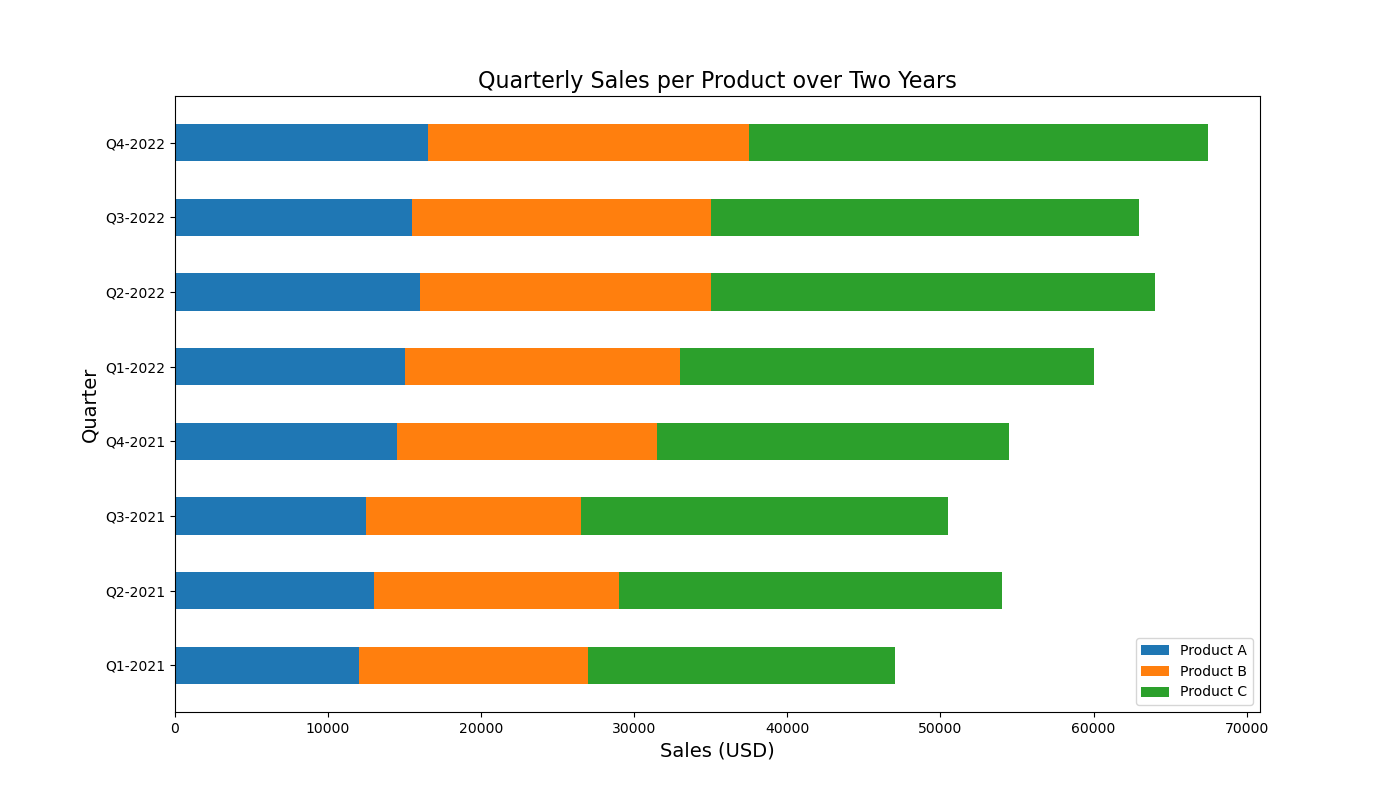

Python code for this plot:

import matplotlib.pyplot as plt
import numpy as np

# Data
quarters = ['Q1-2021', 'Q2-2021', 'Q3-2021', 'Q4-2021', 'Q1-2022', 'Q2-2022', 'Q3-2022', 'Q4-2022']
product_a = np.array([12000, 13000, 12500, 14500, 15000, 16000, 15500, 16500])
product_b = np.array([15000, 16000, 14000, 17000, 18000, 19000, 19500, 21000])
product_c = np.array([20000, 25000, 24000, 23000, 27000, 29000, 28000, 30000])

# Plot
fig, ax = plt.subplots(figsize=(14, 8))  # Change width and height of the chart

bar_width = 0.5  # Change width of bars

# Stacked bars (horizontal version)
bar1 = ax.barh(quarters, product_a, height=bar_width, color='#1f77b4')
bar2 = ax.barh(quarters, product_b, left=product_a, height=bar_width, color='#ff7f0e')
bar3 = ax.barh(quarters, product_c, left=product_a+product_b, height=bar_width, color='#2ca02c')

# Labels and title
ax.set_xlabel('Sales (USD)', fontsize=14)
ax.set_ylabel('Quarter', fontsize=14)
ax.set_title('Quarterly Sales per Product over Two Years', fontsize=16)

# Legend
ax.legend((bar1[0], bar2[0], bar3[0]), ('Product A', 'Product B', 'Product C'))

plt.show()
